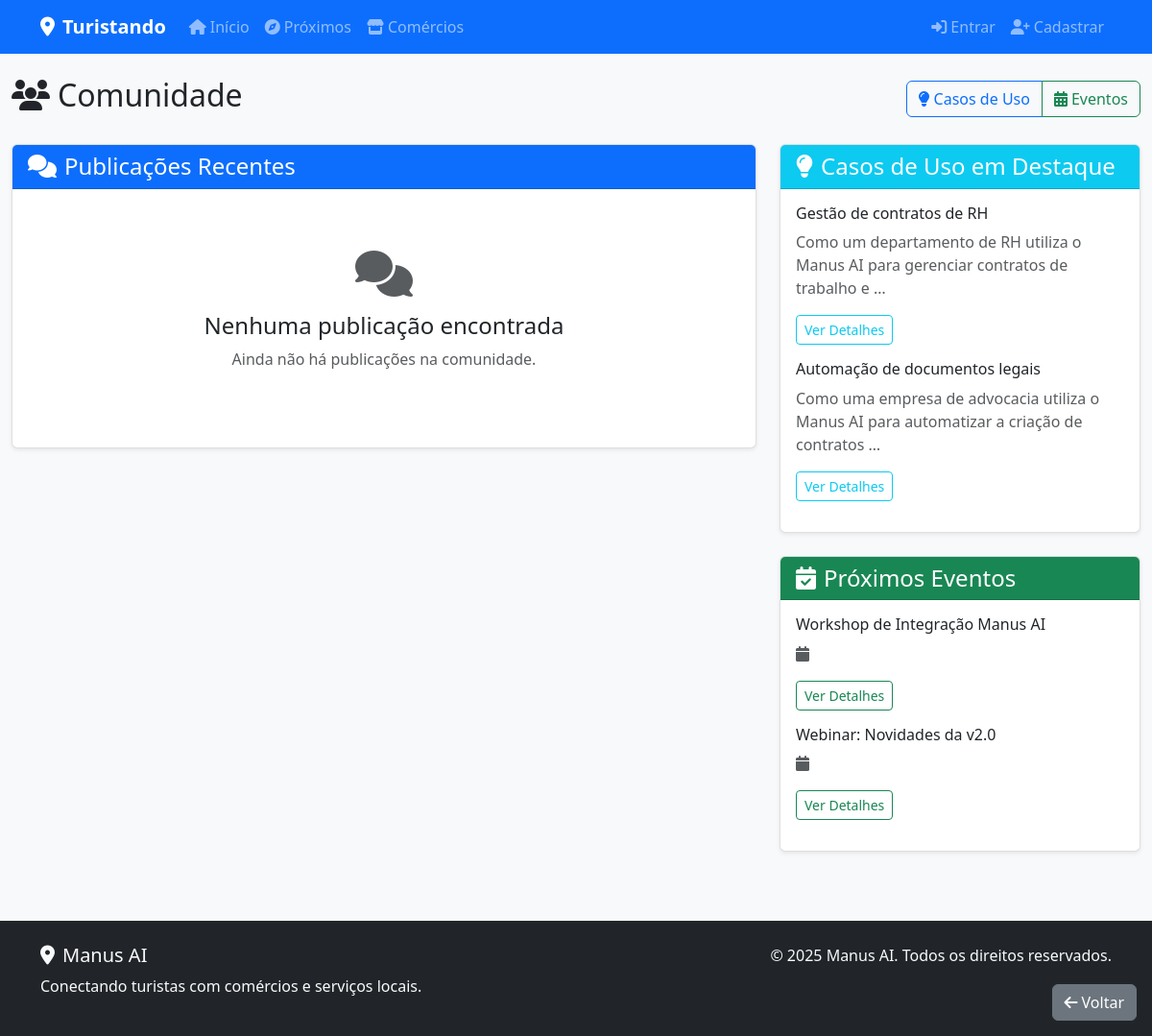
/community/, run on the app's committed database.
### community/models.py (models this page shows, shortened)
class UseCase(models.Model):
    title = models.CharField(max_length=200)
    description = models.TextField()
    category = models.CharField(max_length=50)
    created_by = models.ForeignKey(User, on_delete=models.CASCADE)
    task = models.ForeignKey(Task, on_delete=models.SET_NULL, null=True, blank=True)
    likes = models.IntegerField(default=0)
    created_at = models.DateTimeField(auto_now_add=True)
    updated_at = models.DateTimeField(auto_now=True)

class Event(models.Model):
    title = models.CharField(max_length=200)
    description = models.TextField()
    location = models.CharField(max_length=100)
    event_date = models.DateTimeField()
    created_by = models.ForeignKey(User, on_delete=models.CASCADE)
    attendees = models.ManyToManyField(User, related_name='events_attending')
    created_at = models.DateTimeField(auto_now_add=True)
    updated_at = models.DateTimeField(auto_now=True)

### community/views.py (the view)
# urls.py: path('', views.community_home, name='home'),
def community_home(request):
    use_cases = UseCase.objects.all().order_by('-created_at')[:6]
    events = Event.objects.all().order_by('event_date')[:3]
    return render(request, 'community/home.html', {
        'use_cases': use_cases,
        'events': events
    })

### local_businesses/context_processors.py (called while the page is built, shortened)
def google_maps_api_key(request):
    return {
        'GOOGLE_MAPS_API_KEY': getattr(settings, 'GOOGLE_MAPS_API_KEY', '')
    }

def notifications(request):
    return {'unread_notifications': 0}

### templates/community/home.html (shortened to what this page needs)
{% extends 'base.html' %}
{% block content %}
<div class="container-fluid">
    <div class="row">
        <div class="col-12">
            <div class="d-flex justify-content-between align-items-center mb-4">
                <h2><i class="fas fa-users me-2"></i>Comunidade</h2>
                <div class="btn-group" role="group">
                    <a href="{% url 'community:use_cases' %}" class="btn btn-outline-primary">
                        <i class="fas fa-lightbulb me-1"></i>Casos de Uso
                    </a>
                    <a href="{% url 'community:events' %}" class="btn btn-outline-success">
                        <i class="fas fa-calendar-alt me-1"></i>Eventos
                    </a>
                </div>
            </div>
            <div class="row">
                <div class="col-lg-8">
                    <div class="card shadow-sm mb-4">
                        <div class="card-header bg-primary text-white">
                            <h4 class="mb-0"><i class="fas fa-comments me-2"></i>Publicações Recentes</h4>
                        </div>
                        <div class="card-body">
                            {% if posts %}
                                {% for post in posts %}
                                    <div class="card mb-3">
                                        <div class="card-body">
                                            <div class="d-flex justify-content-between">
                                                <h5 class="card-title">{{ post.title }}</h5>
                                                <span class="text-muted">{{ post.created_at|date:"d/m/Y H:i" }}</span>
                                            </div>
                                            <p class="card-text">{{ post.content|truncatewords:30 }}</p>
                                            <div class="d-flex justify-content-between align-items-center">
                                                <small class="text-muted">
                                                    <i class="fas fa-user me-1"></i>{{ post.author.get_full_name|default:post.author.username }}
                                                </small>
                                                <a href="{% url 'community:post_detail' post.id %}" class="btn btn-sm btn-primary">
                                                    Ler mais
                                                </a>
                                            </div>
                                        </div>
                                    </div>
                                {% endfor %}
                                {% if is_paginated %}
                                    <nav aria-label="Navegação de página">
                                        <ul class="pagination justify-content-center">
                                            {% if page_obj.has_previous %}
                                                <li class="page-item">
                                                    <a class="page-link" href="?page=1">&laquo; Primeira</a>
                                                </li>
                                                <li class="page-item">
                                                    <a class="page-link" href="?page={{ page_obj.previous_page_number }}">Anterior</a>
                                                </li>
                                            {% endif %}
                                            <li class="page-item active">
                                                <span class="page-link">
                                                    Página {{ page_obj.number }} de {{ page_obj.paginator.num_pages }}
                                                </span>
                                            </li>
                                            {% if page_obj.has_next %}
                                                <li class="page-item">
                                                    <a class="page-link" href="?page={{ page_obj.next_page_number }}">Próxima</a>
                                                </li>
                                                <li class="page-item">
                                                    <a class="page-link" href="?page={{ page_obj.paginator.num_pages }}">Última &raquo;</a>
                                                </li>
                                            {% endif %}
                                        </ul>
                                    </nav>
                                {% endif %}
                            {% else %}
                                <div class="text-center py-5">
                                    <i class="fas fa-comments fa-3x text-muted mb-3"></i>
                                    <h4>Nenhuma publicação encontrada</h4>
                                    <p class="text-muted">Ainda não há publicações na comunidade.</p>
                                </div>
                            {% endif %}
                        </div>
                    </div>
                </div>
                <div class="col-lg-4">
                    <div class="card shadow-sm mb-4">
                        <div class="card-header bg-info text-white">
                            <h4 class="mb-0"><i class="fas fa-lightbulb me-2"></i>Casos de Uso em Destaque</h4>
                        </div>
                        <div class="card-body">
                            {% if use_cases %}
                                {% for use_case in use_cases %}
                                    <div class="mb-3">
                                        <h6>{{ use_case.title }}</h6>
                                        <p class="text-muted">{{ use_case.description|truncatewords:15 }}</p>
                                        <a href="{% url 'community:use_case_detail' use_case.id %}" class="btn btn-sm btn-outline-info">
                                            Ver Detalhes
                                        </a>
                                    </div>
                                {% endfor %}
                            {% else %}
                                <p class="text-muted">Nenhum caso de uso destacado.</p>
                            {% endif %}
                        </div>
                    </div>
                    <div class="card shadow-sm">
                        <div class="card-header bg-success text-white">
                            <h4 class="mb-0"><i class="fas fa-calendar-check me-2"></i>Próximos Eventos</h4>
                        </div>
                        <div class="card-body">
                            {% if events %}
                                {% for event in events %}
                                    <div class="mb-3">
                                        <h6>{{ event.title }}</h6>
                                        <p class="text-muted">
                                            <i class="fas fa-calendar me-1"></i>{{ event.date|date:"d/m/Y H:i" }}
                                        </p>
                                        <a href="{% url 'community:event_detail' event.id %}" class="btn btn-sm btn-outline-success">
                                            Ver Detalhes
                                        </a>
                                    </div>
                                {% endfor %}
                            {% else %}
                                <p class="text-muted">Nenhum evento programado.</p>
                            {% endif %}
                        </div>
                    </div>
                </div>
            </div>
        </div>
    </div>
</div>
{% endblock %}

### static/css/style.css (style rules this page uses)
body { background-color: #f8f9fa; }
.card { box-shadow: 0 0.125rem 0.25rem rgba(0, 0, 0, 0.075); border: 1px solid rgba(0, 0, 0, 0.125); }

### data on the page
UseCase: title "Gestão de contratos de RH", description "Como um departamento de RH utiliza o Manus AI para gerenciar contratos de trabalho e …"
UseCase: title "Automação de documentos legais", description "Como uma empresa de advocacia utiliza o Manus AI para automatizar a criação de contratos …"
Event: title "Workshop de Integração Manus AI"
Event: title "Webinar: Novidades da v2.0"
